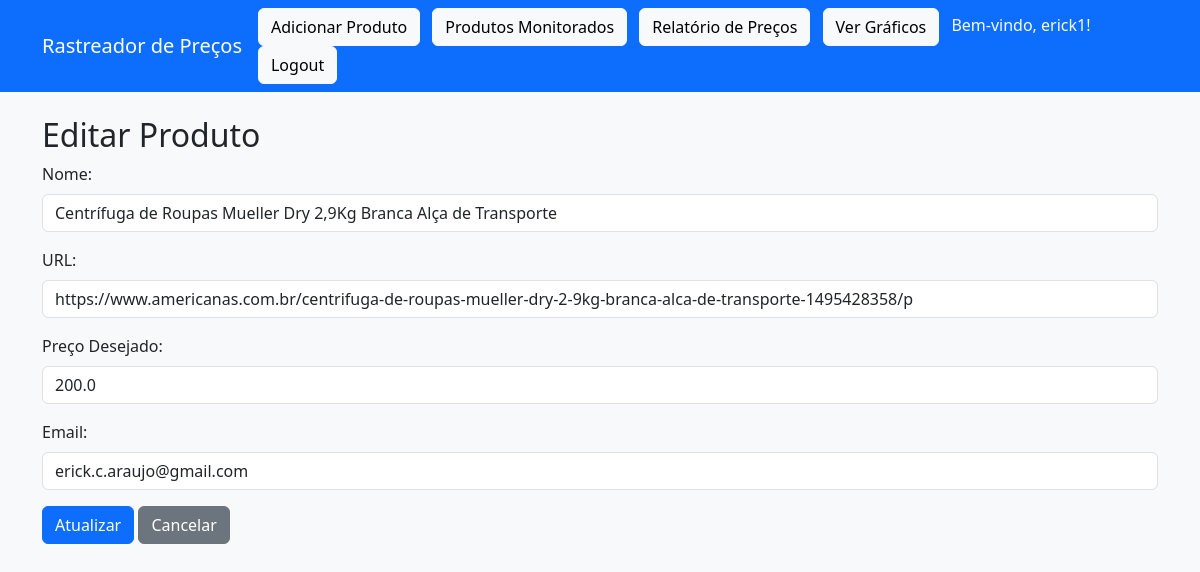
The app's page /editar/10 (signed in) with its own data.
### tables this page shows
CREATE TABLE precos (
            id INTEGER PRIMARY KEY AUTOINCREMENT,
            nome TEXT NOT NULL,
            url TEXT NOT NULL,
            preco REAL NOT NULL,
            precoDesejado REAL NOT NULL,
            email TEXT,
            data DATETIME DEFAULT CURRENT_TIMESTAMP,
            user_id INTEGER
        );

### app.py (the view)
    def decorated_function(*args, **kwargs):
        if session.get('user_id') is None:
            flash('Por favor, faça login para acessar esta página.', 'warning')
            return redirect(url_for('login'))
        return f(*args, **kwargs)

### app.py (called while the page is built)
def login_required(f):
    def decorated_function(*args, **kwargs):
        if session.get('user_id') is None:
            flash('Por favor, faça login para acessar esta página.', 'warning')
            return redirect(url_for('login'))
        return f(*args, **kwargs)
    decorated_function.__name__ = f.__name__
    return decorated_function

@app.route('/editar/<int:produto_id>', methods=['GET'])
@login_required
def editar_produto(produto_id):
    conn = sqlite3.connect(DB_PATH)
    cursor = conn.cursor()
    user_id = session['user_id']
    cursor.execute("SELECT id, nome, url, precoDesejado, email FROM precos WHERE id = ? AND user_id = ?", (produto_id, user_id))
    produto = cursor.fetchone()
    conn.close()
    if produto:
        return render_template('editar.html', produto=produto)
    else:
        flash('Produto não encontrado.', 'danger')
        return redirect(url_for('listar_produtos'))

### templates/editar.html
{% extends 'base.html' %}
{% block content %}
    <h2>Editar Produto</h2>
    <form action="{{ url_for('atualizar_produto', produto_id=produto[0]) }}" method="post">
        <div class="mb-3">
            <label for="nome" class="form-label">Nome:</label>
            <input type="text" id="nome" name="nome" class="form-control" value="{{ produto[1] }}" required>
        </div>
        <div class="mb-3">
            <label for="url" class="form-label">URL:</label>
            <input type="url" id="url" name="url" class="form-control" value="{{ produto[2] }}" required>
        </div>
        <div class="mb-3">
            <label for="preco_desejado" class="form-label">Preço Desejado:</label>
            <input type="number" id="preco_desejado" name="preco_desejado" class="form-control" value="{{ produto[3] }}" required>
        </div>
        <div class="mb-3">
            <label for="email" class="form-label">Email:</label>
            <input type="email" id="email" name="email" class="form-control" value="{{ produto[4] }}" required>
        </div>
        <button type="submit" class="btn btn-primary">Atualizar</button>
        <a href="{{ url_for('listar_produtos') }}" class="btn btn-secondary">Cancelar</a>
    </form>
{% endblock %}

### records on screen
precos: nome "Centrífuga de Roupas Mueller Dry 2,9Kg Branca Alça de Transporte", url "https://www.americanas.com.br/centrifuga-de-roupas-mueller-dry-2-9kg-branca-alca-de-transporte-1495428358/p", preco_desejado "200.0", email "erick.c.araujo@gmail.com"

### other values on screen
{{ session['username'] }} "erick1"
